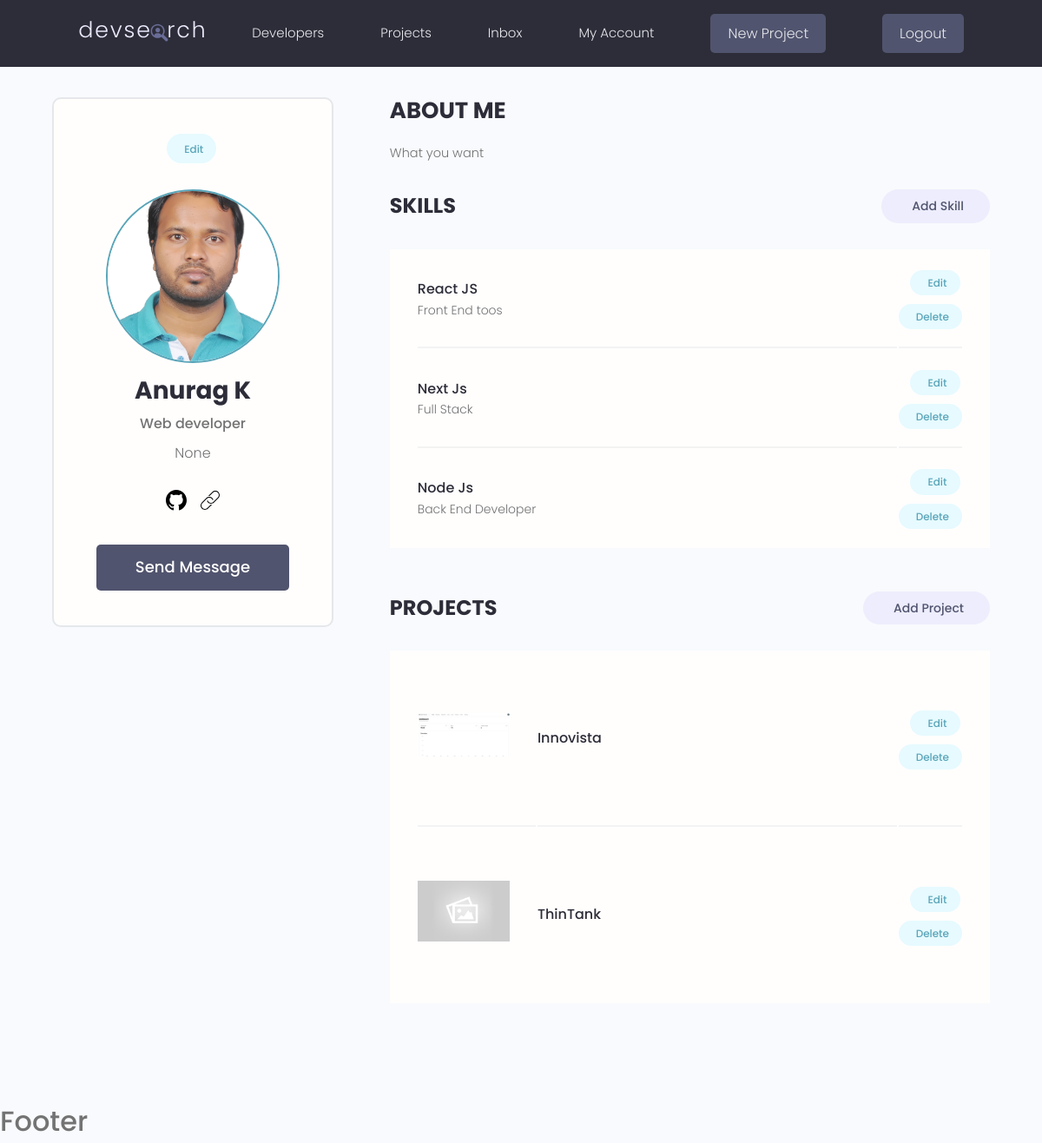
Page /users/account (signed in) on the committed database.
### users/models.py (models this page shows, shortened)
class Profile(models.Model):
    user = models.OneToOneField(User, on_delete=models.CASCADE, null=True, blank=True)
    name = models.CharField(max_length=200, null=True, blank=True)
    username = models.CharField(max_length=200, blank=True, null=True)
    location = models.CharField(max_length=200, blank=True, null=True)
    email = models.EmailField(max_length=200, null=True, blank=True)
    short_intro = models.CharField(max_length=200, blank=True, null=True)
    bio = models.TextField(blank=True, null=True)
    profile_image = models.ImageField(null=True, blank=True, upload_to='profile/', default='profile/user-default.png')
    social_github = models.CharField(max_length=200, blank=True, null=True)
    social_twitter = models.CharField(max_length=200, blank=True, null=True)
    social_linkedin = models.CharField(max_length=200, blank=True, null=True)
    social_website = models.CharField(max_length=200, blank=True, null=True)
    created = models.DateTimeField(auto_now_add=True)
    id = models.UUIDField(default=uuid.uuid4, unique=True, primary_key=True, editable=False)
    class Meta:
        ordering = ['created']

class Skill(models.Model):
    owner = models.ForeignKey(Profile, on_delete=models.CASCADE, null=True, blank=True)
    name = models.CharField(max_length=200, null=True, blank=True)
    description = models.TextField(blank=True, null=True)
    created = models.DateTimeField(auto_now_add=True)
    id = models.UUIDField(default=uuid.uuid4, unique=True, primary_key=True, editable=False)

### projects/models.py (models this page shows, shortened)
class Project(models.Model):
    owner = models.ForeignKey(Profile, null=True, blank=True, on_delete=models.CASCADE)
    title = models.CharField(max_length=200)
    description = models.TextField(null=True, blank=True)
    featured_image = models.ImageField(null=True, blank=True, default='default.png')
    demo_link = models.CharField(max_length=2000, blank=True, null=True)
    source_link = models.CharField(max_length=2000, null=True, blank=True)
    tags = models.ManyToManyField('Tag', blank=True)
    vote_total = models.IntegerField(default=0, null=True, blank=True)
    vote_ratio = models.IntegerField(default=0, null=True, blank=True)
    created = models.DateTimeField(auto_now_add=True)
    id = models.UUIDField(default=uuid.uuid4, unique=True, primary_key=True, editable=False)
    class Meta:
        ordering = ['-vote_ratio', '-vote_total', 'title']

### users/views.py (the view)
# urls.py: path('account', views.account, name='account'),
@login_required(login_url='login')
def account(request):
    return render(request, 'users/account.html', {'profile': request.user.profile})

### users/templates/users/account.html (shortened to what this page needs)
{% extends 'main.html' %}
{% block content %}
<main class="settingsPage profile my-md">
    <div class="container">
      <div class="layout">
        <div class="column column--1of3">
          <div class="card text-center">
            <div class="card__body dev">
              <a class="tag tag--pill tag--main settings__btn" href="{% url 'edit-profile' %}"> Edit</a>
              <img class="avatar avatar--xl dev__avatar" src="{{profile.profile_image.url}}" />
              <h2 class="dev__name">{{profile.name}}</h2>
              <p class="dev__title">{{profile.short_intro}}</p>
              <p class="dev__location">{{profile.location}}</p>
              <ul class="dev__social">
                {% if profile.social_github %}
                <li>
                  <a title="Github" href="{{profile.social_github}}" target="_blank">
                  </a>
                </li>
                  {% endif %}
                  {% if profile.social_website %}
                <li>
                  <a title="Portfolio" href="{{profile.social_website}}" target="_blank">
                  </a>
                </li>
                  {% endif %}
              </ul>
              <a href="#" class="btn btn--sub btn--lg">Send Message </a>
            </div>
          </div>
        </div>
        <div class="column column--2of3">
          <div class="devInfo">
            <h3 class="devInfo__title">About Me</h3>
            <p class="devInfo__about">
              {{profile.bio}}
            </p>
          </div>
          <div class="settings">
            <h3 class="settings__title">Skills</h3>
            <a class="tag tag--pill tag--sub settings__btn tag--lg" href="{% url 'create-skill' %}"> Add Skill</a>
          </div>
          <table class="settings__table">
            {% for skill in profile.skill_set.all %}
            <tr>
              <td class="settings__tableInfo">
                <h4>{{skill.name}}</h4>
                <p>
                  {{skill.description}}
                </p>
              </td>
              <td class="settings__tableActions">
                <a class="tag tag--pill tag--main settings__btn" href="{% url 'update-skill' skill.id %}"> Edit</a>
                <a class="tag tag--pill tag--main settings__btn" href="{% url 'delete-skill' skill.id %}">
                  Delete</a>
              </td>
            </tr>
            {% endfor %}
          </table>
          <div class="settings">
            <h3 class="settings__title">Projects</h3>
            <a class="tag tag--pill tag--sub settings__btn tag--lg" href="{% url 'create-project' %}"> Add Project</a>
          </div>
          <table class="settings__table">
            {% for project in profile.project_set.all %}
            <tr>
              <td class="settings__thumbnail">
                <a href="{% url 'project' project.id %}"><img src="{{project.featured_image.url}}" alt="Project Thumbnail" /></a>
              </td>
              <td class="settings__tableInfo">
                <a href="{% url 'project' project.id %}">{{project.title}}</a>
              </td>
              <td class="settings__tableActions">
                <a class="tag tag--pill tag--main settings__btn" href="{% url 'update-project' project.id %}"> Edit</a>
                <a class="tag tag--pill tag--main settings__btn" href="{% url 'delete-project' project.id %}">
                  Delete</a>
              </td>
            </tr>
            {% endfor %}
          </table>
        </div>
      </div>
    </div>
  </main>
{% endblock content %}

### static/styles/app.css (style rules this page uses)
:root { --color-sub: #2d2d39; }
.btn--sub { background-color: var(--color-sub-light); }
.card { border: 2px solid var(--color-light); }
img { width: 100%; }
.profile .card > .dev { padding: 4rem; }
.dev__avatar { display: block; margin: auto; }
.dev__name { color: var(--color-sub); font-size: 2.8rem; font-weight: 700; margin-top: 1rem; margin-bottom: 0.5rem; }
.dev__title { font-size: 1.6rem; font-weight: 500; line-height: 1.3; }
.dev__location { margin-top: 1rem; }
.dev__social { margin: 3rem 0; list-style: none; display: flex; justify-content: center; gap: 1.5rem; }
.devInfo { margin-bottom: 3rem; }
.devInfo__title, .devInfo__subtitle { font-size: 2.6rem; color: var(--color-sub); text-transform: uppercase; font-weight: 700; margin-bottom: 1.5rem; }
.devInfo__about, .devSkill__info { font-size: 1.45rem; line-height: 1.7; text-align: justify; }
.settingsPage .dev > .settings__btn { display: inline-block; margin-bottom: 3rem; }
.settings { display: flex; justify-content: space-between; align-items: center; }
.settings__title { font-size: 2.4rem; text-transform: uppercase; font-weight: 700; color: var(--color-sub); }
.settings__table { margin-top: 3rem; margin-bottom: 5rem; padding: 0 3rem; background: var(--color-white); }
.settings__table tr { width: 100%; }
.settings__table tr > td { padding: 2rem 0; }
.settings__table tr:not(:last-child) td { border-bottom: 2px solid var(--color-white-light); }
.settings__thumbnail { width: 23%; min-width: 10rem; }
.settings__thumbnail img { padding-right: 3rem; height: 15rem; object-fit: contain; }
.settings__tableInfo { width: 100%; }
.settings__tableInfo h4, .settings__tableInfo a { padding-right: 1rem; width: auto; font-size: 1.6rem; font-weight: 500; color: var(--color-sub); }
.settings__tableInfo p { font-size: 1.4rem; }
.settings__tableActions { text-align: right; }

### static/uikit/styles/modules/_variables.css (style rules this page uses)
:root { --color-main: #5aa5b9; --color-main-light: #e6faff; --color-sub: #3f4156; --color-sub-light: #51546e; --color-sub-lighter: #ededfd; --color-text: #737373; --color-gray: #8b8b8b; --color-light: #e5e7eb; --color-light-gray: #767676; --color-bg: #f8fafd; --color-white: #fffefd; --color-white-light: #f3f3f3; --color-success: #359e64; --color-success-bg: #def8e8; --color-error: #fc4b0b; --color-error-bg: #fff2ee; --font-base: 'Poppins', arial, helvetica, 'Segoe UI', roboto, ubuntu, sans-serif; --font-monospace: 'Fira Code', 'Courier New', courier, monospace; --font-regular: 300; --font-medium: 500; --font-bold: 700; --generic-shadow: 1px 1px 5px #00000010; --generic-transition: all 0.3s ease-in-out; }

### static/uikit/styles/modules/_base.css (style rules this page uses)
* { margin: 0; padding: 0; box-sizing: border-box; text-rendering: optimizeLegibility; color: inherit; font-size: inherit; }
html { font-size: 50%; }
@media only screen and (min-width: 480px) { html { font-size: 56.25%; } }
@media only screen and (min-width: 1200px) { html { font-size: 62.5%; } }
body { line-height: 1.6; font-weight: 400; font-size: 1.5rem; color: var(--color-text); background-color: var(--color-bg); min-height: 100vh; }

### static/uikit/styles/modules/_typography.css (style rules this page uses)
* { font-family: var(--font-base); }
h2 { font-size: 3.6rem; font-weight: var(--font-bold); }
h3 { font-size: 3.2rem; font-weight: var(--font-medium); }
h4 { font-size: 2.8rem; font-weight: var(--font-medium); }
p, span, strong { font-size: 1.6rem; color: var(--color-text); font-weight: var(--font-regular); }
a { padding-bottom: 2px; text-decoration: none; display: inline-block; color: var(--color-main); font-weight: var(--font-medium); }

### static/uikit/styles/modules/_utilities.css (style rules this page uses)
.container { width: 95%; max-width: 165rem; margin: 0 auto; box-sizing: border-box; }
@media screen and (min-width: 1000px) { .container { width: 90%; } }
@media screen and (min-width: 1200px) { .container { width: 90%; } }
.text-center { text-align: center; }
.my-md { margin: 3rem auto; }

### static/uikit/styles/modules/_avatar.css (style rules this page uses)
.avatar { border-radius: 50%; border: 2px solid var(--color-main); object-fit: cover; }
.avatar--xl { height: 20rem; width: 20rem; }

### static/uikit/styles/modules/_card.css (style rules this page uses)
.card { border-radius: 1rem; background-color: var(--color-white); border: 1.5px solid var(--color-light); width: auto; height: auto; margin-top: 0.5rem; margin-bottom: 0.5rem; overflow: hidden; }
.card__body, .card__header { padding: 2rem 2.5rem; }

### static/uikit/styles/modules/_layout.css (style rules this page uses)
.layout { display: flex; flex-flow: row wrap; justify-content: space-between; }
.layout > .column { margin-bottom: 3rem; }
.layout > .column.column--1of3 { flex-basis: 30%; }
.layout > .column.column--2of3 { flex-basis: 64%; }

### rows in the picture
Profile: profile_image (picture), name "Anurag K", short_intro "Web developer", location "None", bio "What you want"
Skill: name "React JS", description "Front End toos"
Skill: name "Next Js", description "Full Stack"
Skill: name "Node Js", description "Back End Developer"
Project: featured_image (picture), title "Innovista"
Project: featured_image (placeholder picture), title "ThinTank"
